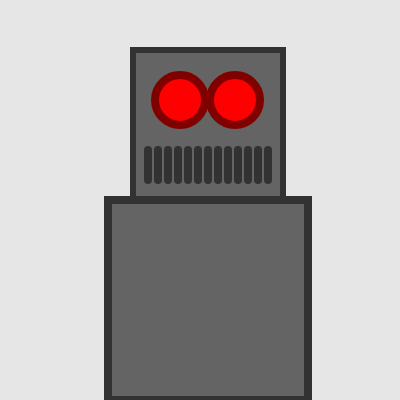
Frame 1 (no input)
Frame 60 (no input): identical to frame 1, image omitted
Frame 120 (the mouse pressed at the canvas centre since frame 60): identical to frame 1, image omitted

The p5.js sketch that drew this single still picture (run headless with seeded random() and noise() and a simulated clock; from frame 60 on, the mouse is pressed at the canvas centre):

// p5.js sketch
// ── sketch.js
function setup() {
  createCanvas(400, 400);
}

function draw() {
  background(230);
  fill(100);
  stroke (50)
  strokeWeight (6);
  
  square (133, 50, 150);
  
  fill("red");
  stroke("maroon");
  strokeWeight(8);
  ellipse (180, 100, 50, 50);
  
  fill("red");
  strokeWeight(8);
  ellipse (235, 100, 50, 50);
  
  stroke(50);
  fill (100);
  square (108, 200, 200);
  strokeWeight(8);
  
  line (148, 180, 148, 150);
  line (158, 180, 158, 150);
  line (168, 180, 168, 150);
  line (178, 180, 178, 150);
  line (188, 180, 188, 150);
  line (198, 180, 198, 150);
  line (208, 180, 208, 150);
  line (218, 180, 218, 150);
  line (228, 180, 228, 150);
  line (238, 180, 238, 150);
  line (248, 180, 248, 150);
  line (258, 180, 258, 150);
  line (268, 180, 268, 150);

}
